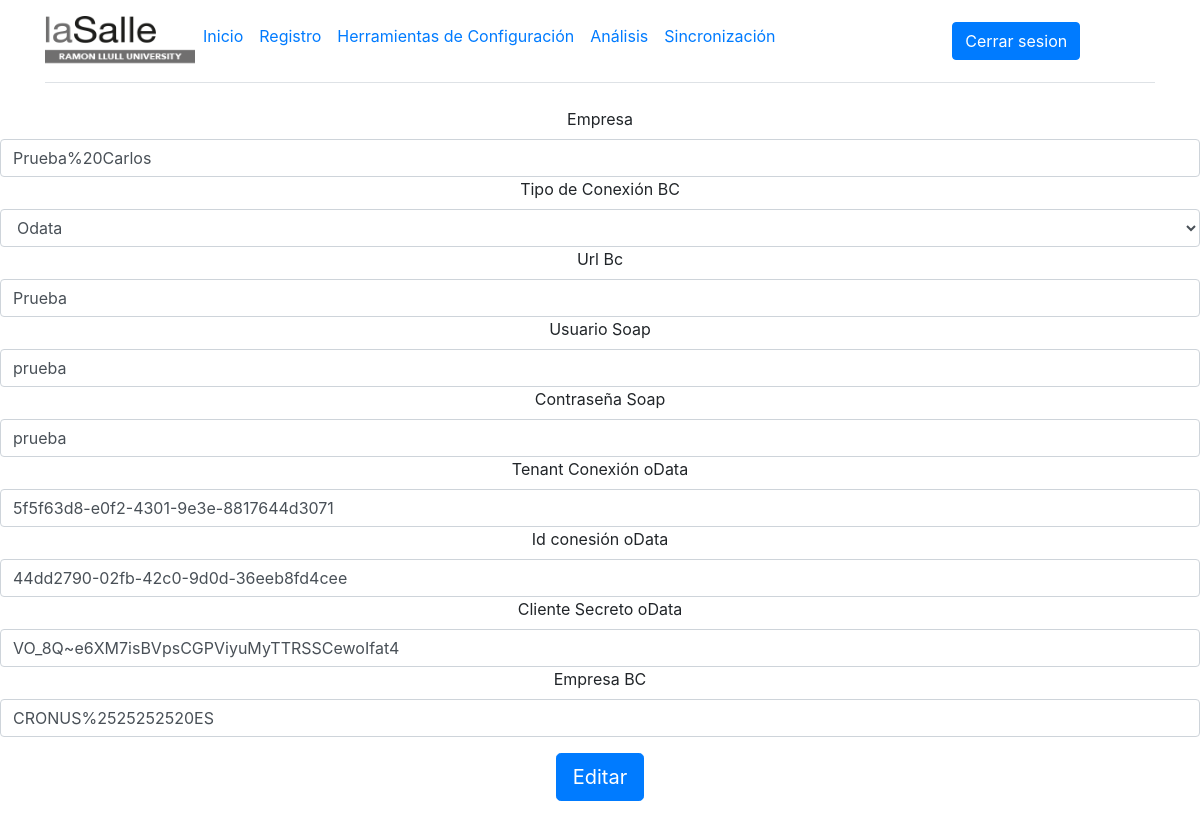
The page /Configuracion (signed in) on the database as committed earlier.
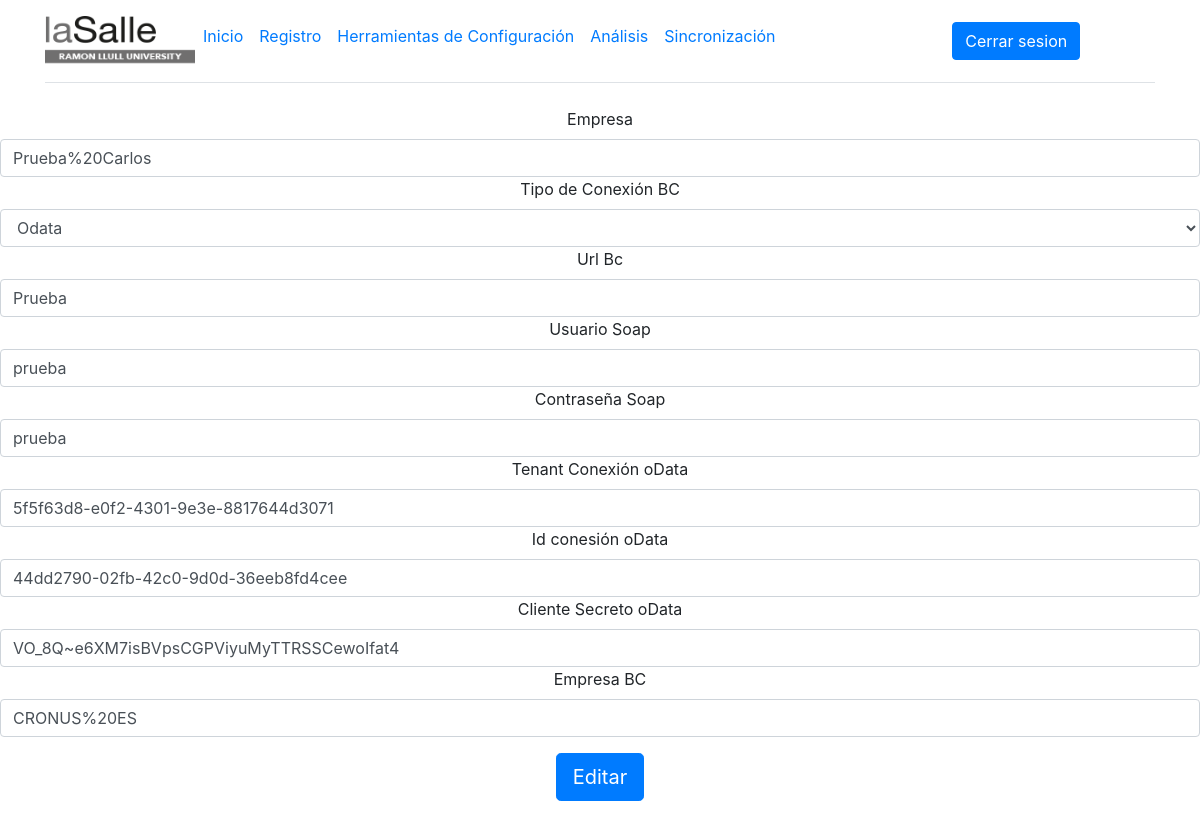
The same page on the database as committed later.
### FlaskPresencia/models.py (models this page shows)
class Config(db.Model):
    id = db.Column(db.Integer, primary_key=True)
    Empresa = db.Column(db.String(250), nullable = False)
    ImgEmpresaBase64 = db.Column(db.String(250), nullable = True)
    ImgEmpresaTipo = db.Column(db.String(250), nullable = True)
    TipoConexionBC = db.Column(db.String(250), nullable = True)
    urlBC = db.Column(db.String(250), nullable = True)
    usuarioSOAP = db.Column(db.String(250), nullable = True)
    passwordSOAP = db.Column(db.String(250), nullable = True)
    tenantBC = db.Column(db.String(250), nullable = True)
    idClienteBC = db.Column(db.String(250), nullable = True)
    secretClienteBC = db.Column(db.String(250), nullable = True)
    empresaBC = db.Column(db.String(250), nullable = True)
    moduloBotTelegram = db.Column(db.Boolean, nullable = True, default=False)
    tokenBotTelegram = db.Column(db.String(250), nullable = True)

### FlaskPresencia/rutas.py (the view, shortened to what this page needs)
@app.route('/Configuracion', methods=['GET', 'POST'])
@login_required
def Configuracion():
    user = User.query.filter_by(username=current_user.username).first()
    if user.rol_admin == True:
        configuracion = Config.query.filter_by(id=0).first()
        if configuracion:
            formulario = FormConfiguacion(formdata=request.form, obj=configuracion)
            return render_template('EditarConfiguracion.html', form=formulario)
        else:
            return redirect(url_for('inicio'))
    else:
        return redirect(url_for('inicio'))

### FlaskPresencia/rutas.py (called while the page is built)
@login_manager.user_loader
def load_user(user_id):
    return User.query.get(int(user_id))

### FlaskPresencia/templates/EditarConfiguracion.html (shortened to what this page needs)
{% extends './base.html' %}
{% block body %}
{% include './nav.html' %}
<form class="form-signin" method="POST" action="">
    <div class="form-group">
    <label for="Empresa">Empresa</label>
    {{ form.Empresa }}
    <label for="TipoConexionBC">Tipo de Conexión BC</label>
    {{ form.TipoConexionBC }}
    <label for="urlBC">Url Bc</label>
    {{ form.urlBC }}
    <label for="usuarioSOAP">Usuario Soap</label>
    {{ form.usuarioSOAP }}
    <label for="passwordSOAP">Contraseña Soap</label>
    {{ form.passwordSOAP }}
    <label for="tenantBC">Tenant Conexión oData</label>
    {{ form.tenantBC }}
    <label for="idClienteBC">Id conesión oData</label>
    {{ form.idClienteBC }}
    <label for="secretClienteBC">Cliente Secreto oData</label>
    {{ form.secretClienteBC }}
    <label for="empresaBC">Empresa  BC</label>
    {{ form.empresaBC }}
    </div>
    <div class="checkbox mb-3">
        <label>
            {{ form.submit }}
        </label>
    </div>
</form>
{% endblock %}

Rows that differ between the two databases and show on the page:
changed Config "Prueba%20Carlos": empresaBC "CRONUS%2525252520ES" → "CRONUS%20ES"
